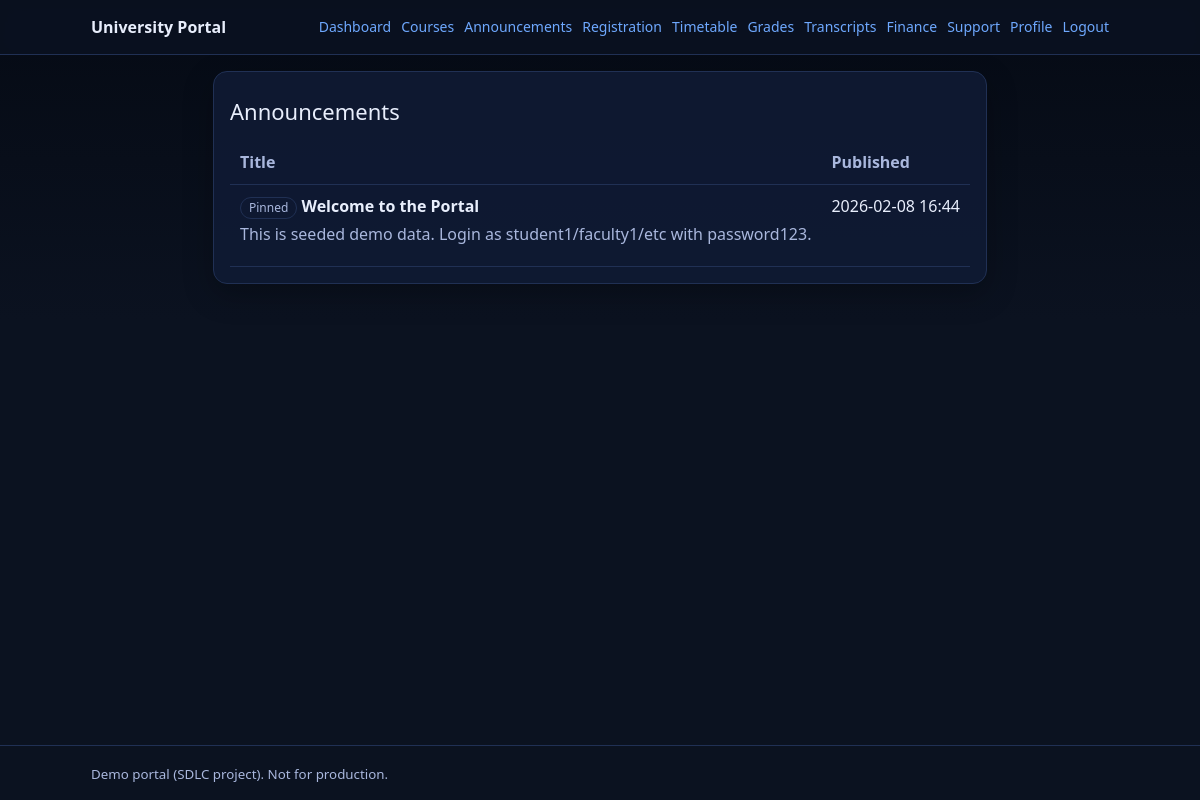
The page /announcements/ (signed in) on the database its author committed.
### portal/models.py (models this page shows, shortened)
class Announcement(models.Model):
	title = models.CharField(max_length=200)
	body = models.TextField()
	created_by = models.ForeignKey(settings.AUTH_USER_MODEL, on_delete=models.PROTECT)
	target_roles = models.ManyToManyField("auth.Group", blank=True)
	publish_at = models.DateTimeField(default=timezone.now)
	expire_at = models.DateTimeField(null=True, blank=True)
	is_pinned = models.BooleanField(default=False)
	created_at = models.DateTimeField(default=timezone.now)
	def is_active(self, now=None) -> bool:
		now = now or timezone.now()
		if self.publish_at and self.publish_at > now:
			return False
		if self.expire_at and self.expire_at <= now:
			return False
		return True

### portal/views.py (the view)
# urls.py: path("announcements/", views.announcements, name="announcements"),
@login_required
def announcements(request: HttpRequest) -> HttpResponse:
	now = timezone.now()
	if request.user.is_superuser:
		qs = Announcement.objects.all()
	else:
		qs = Announcement.objects.filter(Q(target_roles__isnull=True) | Q(target_roles__in=request.user.groups.all())).distinct()
	items = [a for a in qs.order_by("-is_pinned", "-publish_at")[:200] if a.is_active(now)]
	return render(request, "portal/announcements.html", {"announcements": items})

### portal/context_processors.py (called while the page is built)
def portal_nav(request):
    user = request.user
    return {
        "nav": {
            "is_student": user_in_any_group(user, [ROLE_STUDENT]),
            "is_faculty": user_in_any_group(user, [ROLE_FACULTY]),
            "is_registrar": user_in_any_group(user, [ROLE_REGISTRAR, ROLE_IT_ADMIN]),
            "is_finance": user_in_any_group(user, [ROLE_FINANCE, ROLE_IT_ADMIN]),
            "is_alumni": user_in_any_group(user, [ROLE_ALUMNI]),
            "is_admin": user.is_authenticated and (user.is_superuser or user_in_any_group(user, [ROLE_IT_ADMIN])),
        }
    }

### portal/roles.py (called while the page is built)
def user_in_any_group(user: User, group_names: Iterable[str]) -> bool:
    if not user.is_authenticated:
        return False
    if user.is_superuser:
        return True
    return user.groups.filter(name__in=list(group_names)).exists()

### templates/portal/announcements.html (shortened to what this page needs)
{% extends 'portal/base.html' %}
{% block content %}
<div class="card">
    <div class="h1">Announcements</div>
    {% if announcements %}
    <table class="table">
        <thead>
            <tr>
                <th>Title</th>
                <th>Published</th>
            </tr>
        </thead>
        <tbody>
            {% for a in announcements %}
            <tr>
                <td>
                    {% if a.is_pinned %}<span class="badge">Pinned</span> {% endif %}
                    <strong>{{ a.title }}</strong>
                    <div class="h2">{{ a.body|linebreaksbr }}</div>
                </td>
                <td>{{ a.publish_at|date:'Y-m-d H:i' }}</td>
            </tr>
            {% endfor %}
        </tbody>
    </table>
    {% else %}
    <p class="h2">No announcements.</p>
    {% endif %}
</div>
{% endblock %}

### static/portal.css (style rules this page uses)
:root { --bg: #0b1220; --card: #0f1a33; --text: #e8eefc; --muted: #a9b7dd; --brand: #6ea8fe; --border: #203054; --good: #2fbf71; --warn: #f59f00; --bad: #fa5252; }
* { box-sizing: border-box }
html, body { height: 100%; }
body { margin: 0; font-family: system-ui, -apple-system, Segoe UI, Roboto, Helvetica, Arial; line-height: 1.4; background: linear-gradient(180deg, #050a14, #0b1220 40%, #0b1220); color: var(--text); min-height: 100vh; display: flex; flex-direction: column; }
.card { background: rgba(15, 26, 51, .9); border: 1px solid var(--border); border-radius: 14px; padding: 16px; box-shadow: 0 10px 30px rgba(0, 0, 0, .25) }
.h1 { font-size: 22px; margin: 8px 0 14px 0 }
.h2 { font-size: 16px; margin: 4px 0 10px 0; color: var(--muted) }
.table { width: 100%; border-collapse: collapse }
.table th, .table td { padding: 10px; border-bottom: 1px solid var(--border); vertical-align: top }
.table th { color: var(--muted); text-align: left; font-weight: 600 }
.badge { display: inline-block; padding: 2px 8px; border-radius: 999px; border: 1px solid var(--border); color: var(--muted); font-size: 12px }

### rows shown on the page
Announcement: is_pinned "Pinned", title "Welcome to the Portal", body "This is seeded demo data. Login as student1/faculty1/etc with password123.", publish_at "2026-02-08 16:44"
